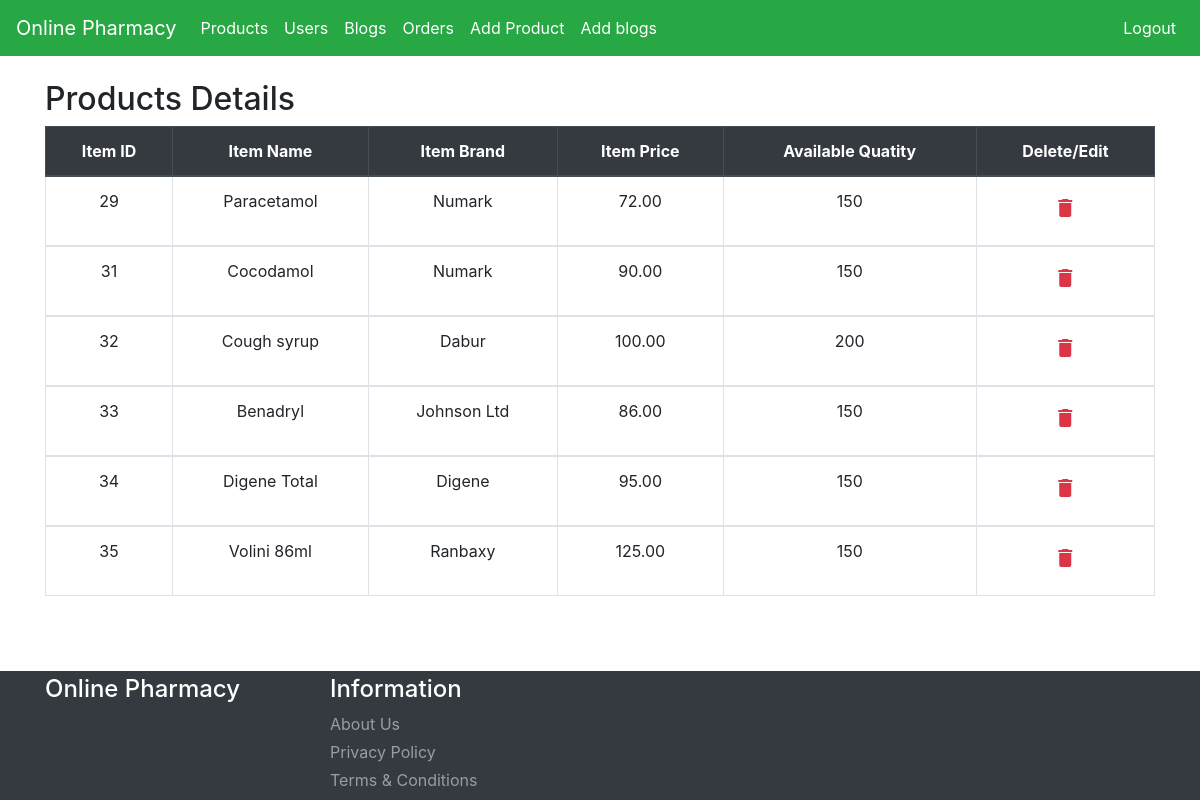
Screenshot of /admin.php (signed in) with the database file from the repository.
### tables this page shows
CREATE TABLE `product` (
  `item_id` int(11) NOT NULL,
  `item_brand` varchar(200) NOT NULL,
  `item_name` varchar(255) NOT NULL,
  `item_price` double(10,2) NOT NULL,
  `item_image` varchar(255) NOT NULL,
  `item_register` datetime DEFAULT NULL,
  `item_description` varchar(2000) DEFAULT NULL,
  `item_prescription` varchar(2000) DEFAULT NULL,
  `item_quantity` int(11) NOT NULL
);

### functions.php (called while the page is built, shortened)
<?php
require ('database/DBController.php');
require ('database/Product.php');
require ('database/cart.php');
require ('database/Admin.php');
$db = new DBController();
$product = new Product($db);
$product_shuffle =$product->getData();
$admin= new Admin($db);

### Database/Admin.php (called while the page is built, shortened)
<?php
class Admin
{
    public $db = null;
    public function __construct(DBController $db)
    {
        $this->db = $db;
    }
    public function getDataAdmin( $table = 'product'){
        $result = $this->db->con->query("SELECT * FROM {$table}");
        $resultArray = array();
        while ($item = mysqli_fetch_array($result, MYSQLI_ASSOC)){
            $resultArray[] = $item;
        }
        return $resultArray;
    }
}

### Database/dbcontroller.php (called while the page is built, shortened)
<?php
class DBController
{
    protected $host = 'localhost';
    protected $user = 'root';
    protected $password = '';
    protected $database = "shopee";
    public function __construct()
    {
        $this->con = mysqli_connect($this->host, $this->user, $this->password, $this->database);
    }
}

### Database/product.php (called while the page is built, shortened)
<?php
class Product
{
    public $db = null;
    public function __construct(DBController $db)
    {
        $this->db = $db;
    }
    public function getData( $table = 'product',$user_id=null){
        if(isset($user_id))
            $result = $this->db->con->query("SELECT * FROM {$table} WHERE user_id={$user_id}");
        else
            $result = $this->db->con->query("SELECT * FROM {$table}");
        $resultArray = array();
        while ($item = mysqli_fetch_array($result, MYSQLI_ASSOC)){
            $resultArray[] = $item;
        }
        return $resultArray;
    }
}

### Template/_product-table.php (the view, shortened to what this page needs)
<?php
$product= $admin->getDataAdmin();
?>
<section>
<div class="container">
  <h2>Products Details</h2>
  <table class="table text-center table-bordered">
    <thead class="thead-dark">
      <tr>
        <th>Item ID</th>
        <th>Item Name</th>
        <th>Item Brand</th>
        <th>Item Price</th>
        <th>Available Quatity</th>
        <th>Delete/Edit</th>
      </tr>
    </thead>
    <?php foreach($product as $item): ?>
    <tbody>
      <tr>
        <td><?php echo $item["item_id"] ?></td>
        <td><?php echo $item["item_name"] ?></td>
        <td><?php echo $item["item_brand"] ?></td>
        <td><?php echo $item["item_price"] ?></td>
        <td><?php echo $item["item_quantity"] ?></td>
        <td>
        <form method="post">
                                <button type="submit" name="Delete_from_product" class="btn font-baloo text-danger px-3"> <i class="material-icons">&#xE872;</i> </button>
        </form>
        </td>
      </tr>
    </tbody>
    <?php
        endforeach;
    ?>
  </table>
 </div>
</section>

### admin-header.php (shortened to what this page needs)
<?php
require('functions.php');
?>
<!DOCTYPE html>
<html lang="en">
<head>
    <link rel="stylesheet" href="https://stackpath.bootstrapcdn.com/bootstrap/4.4.1/css/bootstrap.min.css">
    <link rel="stylesheet" href="https://cdnjs.cloudflare.com/ajax/libs/OwlCarousel2/2.3.4/assets/owl.carousel.min.css" />
    <link rel="stylesheet" href="https://cdnjs.cloudflare.com/ajax/libs/font-awesome/5.13.0/css/all.min.css" />
</head>
<header id="header">
    <nav class="navbar navbar-expand-lg navbar-dark bg-success">
        <a class="navbar-brand" href="#">Online Pharmacy</a>
        <div class="collapse navbar-collapse" id="navbarSupportedContent">
          <ul class="navbar-nav mr-auto">
            <li class="nav-item active">
              <a class="nav-link" href="admin.php">Products<span class="sr-only">(current)</span></a>
            </li>
            <li class="nav-item active">
              <a class="nav-link" href="user.php">Users<span class="sr-only">(current)</span></a>
            </li>
            <li class="nav-item active">
              <a class="nav-link" href="blogs.php">Blogs<span class="sr-only">(current)</span></a>
            </li>
            <li class="nav-item active">
              <a class="nav-link" href="admin-orderlist.php">Orders<span class="sr-only">(current)</span></a>
            </li>
            <li class="nav-item active">
              <a class="nav-link" href="add-product.php">Add Product<span class="sr-only">(current)</span></a>
            </li>
            <li class="nav-item active">
              <a class="nav-link" href="add-blog.php">Add blogs<span class="sr-only">(current)</span></a>
            </li>
          </ul>
        </div>
        <div class="collapse navbar-collapse" id="navbarSupportedContent">
            <ul class="navbar-nav ml-auto">
              <li class="nav-item active">
                <a class="nav-link" href="logout.php">Logout<span class="sr-only">(current)</span></a>
              </li>
            </ul>
        </div>
      </nav>
</header>

### admin.php (shortened to what this page needs)
<?php
include('admin-header.php');
?>
<?php
include('Template/_product-table.php');
?>
<?php
if(count($admin->getDataAdmin())<=6)
include('admin-footer.php');
else
include('footer.php');
?>

### admin-footer.php (shortened to what this page needs)
<footer id="footer" class="bg-dark text-white py-1 fixed-bottom" >
    <div class="container">
      <div class="row">
        <div class="col-lg-3 col-12">
          <h4 class="font-rubik font-size-20">Online Pharmacy</h4>
        </div>
        <div class="col-lg-2 col-12">
          <h4 class="font-rubik font-size-20">Information</h4>
          <div class="d-flex flex-column flex-wrap">
            <a href="#" class="font-rale font-size-14 text-white-50 pb-1">About Us</a>
            <a href="#" class="font-rale font-size-14 text-white-50 pb-1">Privacy Policy</a>
            <a href="#" class="font-rale font-size-14 text-white-50 pb-1">Terms & Conditions</a>
          </div>
        </div>
      </div>
    </div>
  </footer>
<body>
</body>
</html>

### rows the page displays
product: item_id "29", item_name "Paracetamol", item_brand "Numark", item_price "72.00", item_quantity "150"
product: item_id "31", item_name "Cocodamol", item_brand "Numark", item_price "90.00", item_quantity "150"
product: item_id "32", item_name "Cough syrup", item_brand "Dabur", item_price "100.00", item_quantity "200"
product: item_id "33", item_name "Benadryl", item_brand "Johnson Ltd", item_price "86.00", item_quantity "150"
product: item_id "34", item_name "Digene Total", item_brand "Digene", item_price "95.00", item_quantity "150"
product: item_id "35", item_name "Volini 86ml", item_brand "Ranbaxy", item_price "125.00", item_quantity "150"
